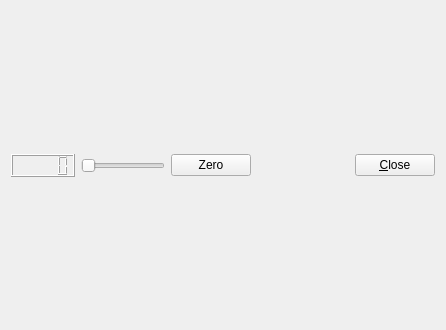
<?xml version="1.0" encoding="UTF-8"?>
<ui version="4.0">
 <class>My_Form</class>
 <widget class="QWidget" name="My_Form">
  <property name="geometry">
   <rect>
    <x>0</x>
    <y>0</y>
    <width>384</width>
    <height>330</height>
   </rect>
  </property>
  <property name="windowTitle">
   <string>Form</string>
  </property>
  <layout class="QVBoxLayout" name="verticalLayout">
   <item>
    <spacer name="verticalSpacer_2">
     <property name="orientation">
      <enum>Qt::Vertical</enum>
     </property>
     <property name="sizeHint" stdset="0">
      <size>
       <width>20</width>
       <height>142</height>
      </size>
     </property>
    </spacer>
   </item>
   <item>
    <layout class="QHBoxLayout" name="horizontalLayout">
     <item>
      <widget class="QLCDNumber" name="pantalla"/>
     </item>
     <item>
      <widget class="QSlider" name="Slider">
       <property name="sizePolicy">
        <sizepolicy hsizetype="MinimumExpanding" vsizetype="Fixed">
         <horstretch>0</horstretch>
         <verstretch>0</verstretch>
        </sizepolicy>
       </property>
       <property name="orientation">
        <enum>Qt::Horizontal</enum>
       </property>
      </widget>
     </item>
     <item>
      <widget class="QPushButton" name="zero">
       <property name="text">
        <string>Zero</string>
       </property>
      </widget>
     </item>
     <item>
      <spacer name="horizontalSpacer">
       <property name="orientation">
        <enum>Qt::Horizontal</enum>
       </property>
       <property name="sizeType">
        <enum>QSizePolicy::MinimumExpanding</enum>
       </property>
       <property name="sizeHint" stdset="0">
        <size>
         <width>98</width>
         <height>20</height>
        </size>
       </property>
      </spacer>
     </item>
     <item>
      <widget class="QPushButton" name="pushButton">
       <property name="text">
        <string>&amp;Close</string>
       </property>
      </widget>
     </item>
    </layout>
   </item>
   <item>
    <spacer name="verticalSpacer">
     <property name="orientation">
      <enum>Qt::Vertical</enum>
     </property>
     <property name="sizeHint" stdset="0">
      <size>
       <width>20</width>
       <height>141</height>
      </size>
     </property>
    </spacer>
   </item>
  </layout>
 </widget>
 <resources/>
 <connections/>
</ui>
